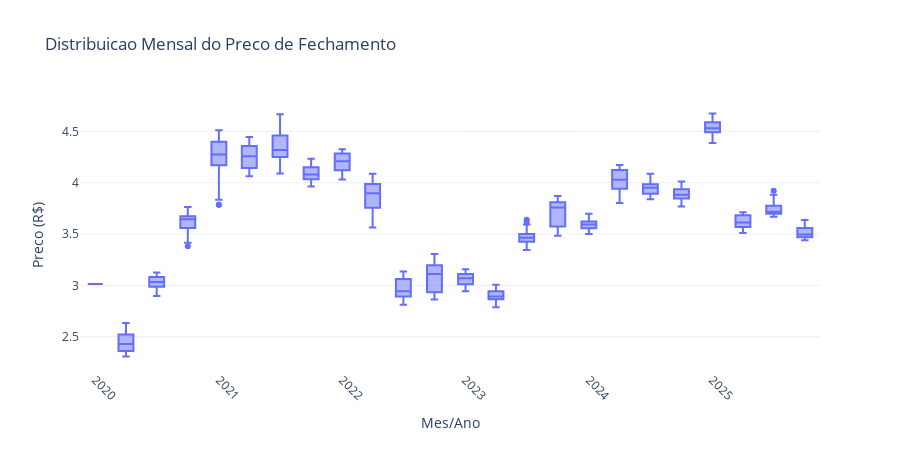

Source (notebook cell):
### Code cell
# Monthly price distribution over time
df['YearMonth'] = df['Date'].dt.to_period('M').astype(str)

# Sample every 3 months for clarity
months_sample = df['YearMonth'].unique()[::3]
df_monthly = df[df['YearMonth'].isin(months_sample)]

fig_monthly_box = px.box(
    df_monthly, 
    x='YearMonth', 
    y='Close',
    title='Distribuicao Mensal do Preco de Fechamento',
    labels={'YearMonth': 'Mes/Ano', 'Close': 'Preco (R$)'}
)

fig_monthly_box.update_layout(
    template='plotly_white',
    height=450,
    xaxis_tickangle=45
)

fig_monthly_box.show()

### Figure 1 — Plotly figure (JSON) as saved in the notebook; plotly's stock layout.template omitted (floating-point values rounded to 4 significant figures; data arrays with more than 128 entries replaced by an {"elided": "..."} marker saying what was removed)
{"data": [{"alignmentgroup": "True", "hovertemplate": "Mes/Ano=%{x}<br>Preco (R$)=%{y}<extra></extra>", "legendgroup": "", "marker": {"color": "#636efa"}, "name": "", "notched": false, "offsetgroup": "", "orientation": "v", "showlegend": false, "type": "box", "x": {"elided": "485 str values"}, "x0": " ", "xaxis": "x", "y": {"elided": "485 float values"}, "y0": " ", "yaxis": "y"}], "layout": {"boxmode": "group", "height": 450, "legend": {"tracegroupgap": 0}, "title": {"text": "Distribuicao Mensal do Preco de Fechamento"}, "xaxis": {"anchor": "y", "domain": [0, 1], "tickangle": 45, "title": {"text": "Mes/Ano"}}, "yaxis": {"anchor": "x", "domain": [0, 1], "title": {"text": "Preco (R$)"}}}}
